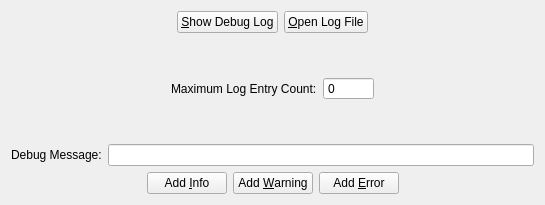
<?xml version="1.0" encoding="UTF-8"?>
<ui version="4.0">
 <class>DebugLogTest</class>
 <widget class="QMainWindow" name="DebugLogTest">
  <property name="geometry">
   <rect>
    <x>0</x>
    <y>0</y>
    <width>545</width>
    <height>205</height>
   </rect>
  </property>
  <property name="windowTitle">
   <string>DebugLogTest</string>
  </property>
  <widget class="QWidget" name="centralWidget">
   <layout class="QVBoxLayout" name="verticalLayout">
    <item>
     <layout class="QHBoxLayout" name="horizontalLayout">
      <item>
       <spacer name="horizontalSpacer">
        <property name="orientation">
         <enum>Qt::Horizontal</enum>
        </property>
        <property name="sizeHint" stdset="0">
         <size>
          <width>40</width>
          <height>10</height>
         </size>
        </property>
       </spacer>
      </item>
      <item>
       <widget class="QPushButton" name="buttonShowDebugLog">
        <property name="text">
         <string>&amp;Show Debug Log</string>
        </property>
       </widget>
      </item>
      <item>
       <widget class="QPushButton" name="buttonOpenLogFile">
        <property name="text">
         <string>&amp;Open Log File</string>
        </property>
       </widget>
      </item>
      <item>
       <spacer name="horizontalSpacer_2">
        <property name="orientation">
         <enum>Qt::Horizontal</enum>
        </property>
        <property name="sizeHint" stdset="0">
         <size>
          <width>40</width>
          <height>10</height>
         </size>
        </property>
       </spacer>
      </item>
     </layout>
    </item>
    <item>
     <spacer name="verticalSpacer">
      <property name="orientation">
       <enum>Qt::Vertical</enum>
      </property>
      <property name="sizeHint" stdset="0">
       <size>
        <width>20</width>
        <height>25</height>
       </size>
      </property>
     </spacer>
    </item>
    <item>
     <layout class="QHBoxLayout" name="horizontalLayout_4">
      <item>
       <spacer name="horizontalSpacer_5">
        <property name="orientation">
         <enum>Qt::Horizontal</enum>
        </property>
        <property name="sizeHint" stdset="0">
         <size>
          <width>40</width>
          <height>10</height>
         </size>
        </property>
       </spacer>
      </item>
      <item>
       <widget class="QLabel" name="labelMaxEntryCount">
        <property name="text">
         <string>Maximum Log Entry Count:</string>
        </property>
       </widget>
      </item>
      <item>
       <widget class="QSpinBox" name="spinMaxEntryCount">
        <property name="buttonSymbols">
         <enum>QAbstractSpinBox::NoButtons</enum>
        </property>
        <property name="keyboardTracking">
         <bool>false</bool>
        </property>
        <property name="minimum">
         <number>0</number>
        </property>
        <property name="maximum">
         <number>2147483647</number>
        </property>
       </widget>
      </item>
      <item>
       <spacer name="horizontalSpacer_6">
        <property name="orientation">
         <enum>Qt::Horizontal</enum>
        </property>
        <property name="sizeHint" stdset="0">
         <size>
          <width>40</width>
          <height>10</height>
         </size>
        </property>
       </spacer>
      </item>
     </layout>
    </item>
    <item>
     <spacer name="verticalSpacer_2">
      <property name="orientation">
       <enum>Qt::Vertical</enum>
      </property>
      <property name="sizeHint" stdset="0">
       <size>
        <width>20</width>
        <height>28</height>
       </size>
      </property>
     </spacer>
    </item>
    <item>
     <layout class="QHBoxLayout" name="horizontalLayout_3">
      <item>
       <widget class="QLabel" name="labelMessage">
        <property name="text">
         <string>Debug Message:</string>
        </property>
       </widget>
      </item>
      <item>
       <widget class="QLineEdit" name="editMessage"/>
      </item>
     </layout>
    </item>
    <item>
     <layout class="QHBoxLayout" name="horizontalLayout_2">
      <item>
       <spacer name="horizontalSpacer_3">
        <property name="orientation">
         <enum>Qt::Horizontal</enum>
        </property>
        <property name="sizeHint" stdset="0">
         <size>
          <width>40</width>
          <height>10</height>
         </size>
        </property>
       </spacer>
      </item>
      <item>
       <widget class="QPushButton" name="buttonAddInfo">
        <property name="text">
         <string>Add &amp;Info</string>
        </property>
       </widget>
      </item>
      <item>
       <widget class="QPushButton" name="buttonAddWarning">
        <property name="text">
         <string>Add &amp;Warning</string>
        </property>
       </widget>
      </item>
      <item>
       <widget class="QPushButton" name="buttonAddError">
        <property name="text">
         <string>Add &amp;Error</string>
        </property>
       </widget>
      </item>
      <item>
       <spacer name="horizontalSpacer_4">
        <property name="orientation">
         <enum>Qt::Horizontal</enum>
        </property>
        <property name="sizeHint" stdset="0">
         <size>
          <width>40</width>
          <height>10</height>
         </size>
        </property>
       </spacer>
      </item>
     </layout>
    </item>
   </layout>
  </widget>
  <action name="actionShowDebugLog">
   <property name="text">
    <string>&amp;Show Debug Log</string>
   </property>
   <property name="shortcut">
    <string>Ctrl+L</string>
   </property>
  </action>
  <action name="actionAddInfo">
   <property name="text">
    <string>Add &amp;Info</string>
   </property>
   <property name="shortcut">
    <string>Ctrl+I</string>
   </property>
  </action>
  <action name="actionAddWarning">
   <property name="text">
    <string>Add &amp;Warning</string>
   </property>
   <property name="shortcut">
    <string>Ctrl+W</string>
   </property>
  </action>
  <action name="actionAddError">
   <property name="text">
    <string>Add &amp;Error</string>
   </property>
   <property name="shortcut">
    <string>Ctrl+E</string>
   </property>
  </action>
  <action name="actionOpenLogFile">
   <property name="text">
    <string>&amp;Open Log File</string>
   </property>
   <property name="shortcut">
    <string>Ctrl+O</string>
   </property>
  </action>
 </widget>
 <layoutdefault spacing="6" margin="11"/>
 <resources/>
 <connections>
  <connection>
   <sender>actionShowDebugLog</sender>
   <signal>triggered()</signal>
   <receiver>DebugLogTest</receiver>
   <slot>onActionShowDebugLog()</slot>
   <hints>
    <hint type="sourcelabel">
     <x>-1</x>
     <y>-1</y>
    </hint>
    <hint type="destinationlabel">
     <x>300</x>
     <y>88</y>
    </hint>
   </hints>
  </connection>
  <connection>
   <sender>actionAddInfo</sender>
   <signal>triggered()</signal>
   <receiver>DebugLogTest</receiver>
   <slot>onActionAddInfo()</slot>
   <hints>
    <hint type="sourcelabel">
     <x>-1</x>
     <y>-1</y>
    </hint>
    <hint type="destinationlabel">
     <x>300</x>
     <y>88</y>
    </hint>
   </hints>
  </connection>
  <connection>
   <sender>actionAddWarning</sender>
   <signal>triggered()</signal>
   <receiver>DebugLogTest</receiver>
   <slot>onActionAddWarning()</slot>
   <hints>
    <hint type="sourcelabel">
     <x>-1</x>
     <y>-1</y>
    </hint>
    <hint type="destinationlabel">
     <x>300</x>
     <y>88</y>
    </hint>
   </hints>
  </connection>
  <connection>
   <sender>actionAddError</sender>
   <signal>triggered()</signal>
   <receiver>DebugLogTest</receiver>
   <slot>onActionAddError()</slot>
   <hints>
    <hint type="sourcelabel">
     <x>-1</x>
     <y>-1</y>
    </hint>
    <hint type="destinationlabel">
     <x>300</x>
     <y>88</y>
    </hint>
   </hints>
  </connection>
  <connection>
   <sender>buttonShowDebugLog</sender>
   <signal>clicked()</signal>
   <receiver>actionShowDebugLog</receiver>
   <slot>trigger()</slot>
   <hints>
    <hint type="sourcelabel">
     <x>300</x>
     <y>42</y>
    </hint>
    <hint type="destinationlabel">
     <x>-1</x>
     <y>-1</y>
    </hint>
   </hints>
  </connection>
  <connection>
   <sender>buttonAddInfo</sender>
   <signal>clicked()</signal>
   <receiver>actionAddInfo</receiver>
   <slot>trigger()</slot>
   <hints>
    <hint type="sourcelabel">
     <x>220</x>
     <y>135</y>
    </hint>
    <hint type="destinationlabel">
     <x>-1</x>
     <y>-1</y>
    </hint>
   </hints>
  </connection>
  <connection>
   <sender>buttonAddWarning</sender>
   <signal>clicked()</signal>
   <receiver>actionAddWarning</receiver>
   <slot>trigger()</slot>
   <hints>
    <hint type="sourcelabel">
     <x>301</x>
     <y>135</y>
    </hint>
    <hint type="destinationlabel">
     <x>-1</x>
     <y>-1</y>
    </hint>
   </hints>
  </connection>
  <connection>
   <sender>buttonAddError</sender>
   <signal>clicked()</signal>
   <receiver>actionAddError</receiver>
   <slot>trigger()</slot>
   <hints>
    <hint type="sourcelabel">
     <x>382</x>
     <y>135</y>
    </hint>
    <hint type="destinationlabel">
     <x>-1</x>
     <y>-1</y>
    </hint>
   </hints>
  </connection>
  <connection>
   <sender>actionOpenLogFile</sender>
   <signal>triggered()</signal>
   <receiver>DebugLogTest</receiver>
   <slot>onActionOpenLogFile()</slot>
   <hints>
    <hint type="sourcelabel">
     <x>-1</x>
     <y>-1</y>
    </hint>
    <hint type="destinationlabel">
     <x>272</x>
     <y>65</y>
    </hint>
   </hints>
  </connection>
  <connection>
   <sender>buttonOpenLogFile</sender>
   <signal>clicked()</signal>
   <receiver>actionOpenLogFile</receiver>
   <slot>trigger()</slot>
   <hints>
    <hint type="sourcelabel">
     <x>319</x>
     <y>21</y>
    </hint>
    <hint type="destinationlabel">
     <x>-1</x>
     <y>-1</y>
    </hint>
   </hints>
  </connection>
  <connection>
   <sender>spinMaxEntryCount</sender>
   <signal>valueChanged(int)</signal>
   <receiver>DebugLogTest</receiver>
   <slot>onMaxEntryCountChange(int)</slot>
   <hints>
    <hint type="sourcelabel">
     <x>340</x>
     <y>88</y>
    </hint>
    <hint type="destinationlabel">
     <x>272</x>
     <y>102</y>
    </hint>
   </hints>
  </connection>
 </connections>
 <slots>
  <slot>onActionShowDebugLog()</slot>
  <slot>onActionAddInfo()</slot>
  <slot>onActionAddWarning()</slot>
  <slot>onActionAddError()</slot>
  <slot>onActionExit()</slot>
  <slot>onActionOpenLogFile()</slot>
  <slot>onMaxEntryCountChange(int)</slot>
 </slots>
</ui>
